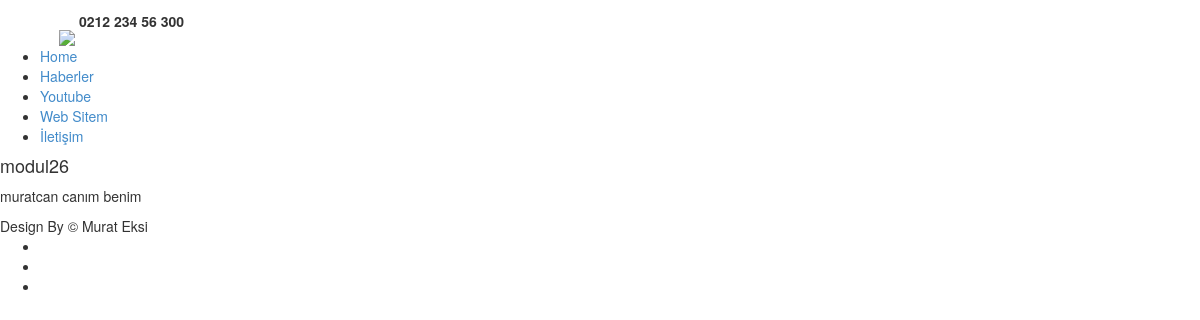
The app's page /sayfa_detay.php?sayfa_id=6 with its own data.
### tables this page shows
CREATE TABLE `admin_ayarlar` (
  `adminayar_id` int(11) NOT NULL,
  `adminayar_logo` varchar(100) NOT NULL,
  `adminayar_telefon` varchar(50) NOT NULL,
  `adminayar_title` varchar(200) NOT NULL,
  `adminayar_description` varchar(200) NOT NULL,
  `adminayar_keywords` varchar(200) NOT NULL,
  `adminayar_facebook` varchar(100) NOT NULL,
  `adminayar_twitter` varchar(100) NOT NULL,
  `adminayar_linkedin` varchar(100) NOT NULL,
  `adminayar_footer` varchar(200) NOT NULL,
  `adminayar_adres` varchar(200) NOT NULL,
  `adminayar_mail` varchar(100) NOT NULL,
  `adminayar_fax` varchar(100) NOT NULL,
  `adminayar_yedek` varchar(200) NOT NULL
);

CREATE TABLE `menuler` (
  `menu_id` int(11) NOT NULL,
  `menu_ad` varchar(100) NOT NULL,
  `menu_link` varchar(500) NOT NULL,
  `menu_ek` varchar(100) NOT NULL
);

CREATE TABLE `sayfalar` (
  `sayfa_id` int(11) NOT NULL,
  `sayfa_tarih` datetime NOT NULL,
  `sayfa_ad` varchar(100) NOT NULL,
  `sayfa_icerik` text NOT NULL,
  `sayfa_sira` varchar(100) NOT NULL DEFAULT '0',
  `sayfa_anasayfa` enum('0','1') NOT NULL DEFAULT '0'
);

### web/sayfa_detay.php (the view, shortened to what this page needs)
<?php
include 'header.php';
          $sayfa_id=$_GET['sayfa_id'];
            $sayfasorgu=mysql_query("select * from sayfalar where sayfa_id='$sayfa_id'");
            $sayfacek=mysql_fetch_assoc($sayfasorgu);
 ?>
<aside>
      <div class="wrapper">
            <div class="column-6">
          <div class="box">
            <div class="aligncenter">
              <h4><?php echo $sayfacek['sayfa_ad']; ?></h4>
            </div>
            <div class="box-bg maxheight">
              <div class="padding">
                <p><?php echo $sayfacek['sayfa_icerik']; ?></p>
              </div>
          </div>
        </div>
</div>
    </aside>
  </div>
</div>
<?php include 'footer.php'; ?>

### web/header.php (shortened to what this page needs)
<?php
$ayarsorgu=mysql_query("select*from admin_ayarlar");
$ayarcek=mysql_fetch_assoc($ayarsorgu);
 ?>
<!DOCTYPE html>
<html lang="en">
<head>
<link rel="stylesheet" href="css/bootstrap.css" type="text/css" media="screen">
<link rel="stylesheet" href="css/reset.css" type="text/css" media="screen">
<link rel="stylesheet" href="css/stil.css" type="text/css" media="screen">
<link rel="stylesheet" href="css/layout.css" type="text/css" media="screen">
</head>
<body id="page1">
<div class="extra">
  <div class="main">
    <header>
      <div class="indent">
        <div class="row-top">
          <div class="wrapper">
<img style="margin-left: 59px; margin-top: 30px;" src="<?php echo $ayarcek['adminayar_logo']; ?>">
            <strong class="support"><?php echo $ayarcek['adminayar_telefon']; ?></strong> </div>
        </div>
        <nav>
          <ul  class="menu">
            <li><a class="active" href="index.php">Home</a></li>
            <?php
              $menusorgu=mysql_query("select*from menuler");
              $menusay=mysql_num_rows($menusorgu);
              $say=0;
              while($menucek=mysql_fetch_assoc($menusorgu)){ $say++;?>
                <li class="<?php
                if ( $menusay==$say) {
                 echo "last";
                }
                 ?>"><a href="<?php echo$menucek['menu_link']; ?>"><?php echo$menucek['menu_ad']; ?></a></li>
             <?php } ?>
          </ul>
        </nav>
      </div>
    </header>

### web/footer.php (shortened to what this page needs)
<footer>
  <div class="main">
    <div class="footer-bg">
      <?php echo $ayarcek['adminayar_footer']; ?>
      <ul class="list-services">
        <li><a class="tooltips" href="<?php echo $ayarcek['adminayar_facebook']; ?>"></a></li>
        <li class="item-1"><a class="tooltips" href="<?php echo $ayarcek['adminayar_twitter']; ?>"></a></li>
        <li class="item-2"><a class="tooltips" href="<?php echo $ayarcek['adminayar_linkedin']; ?>"></a></li>
      </ul>
    </div>
  </div>
</footer>
</body>
</html>

### records on screen
admin_ayarlar: adminayar_telefon "0212 234 56 300", adminayar_footer "Design By © Murat Eksi"
menuler: menu_ad "Haberler"
menuler: menu_ad "Youtube"
menuler: menu_ad "Web Sitem"
menuler: menu_ad "İletişim"
sayfalar: sayfa_ad "modul26", sayfa_icerik "muratcan canım benim"
